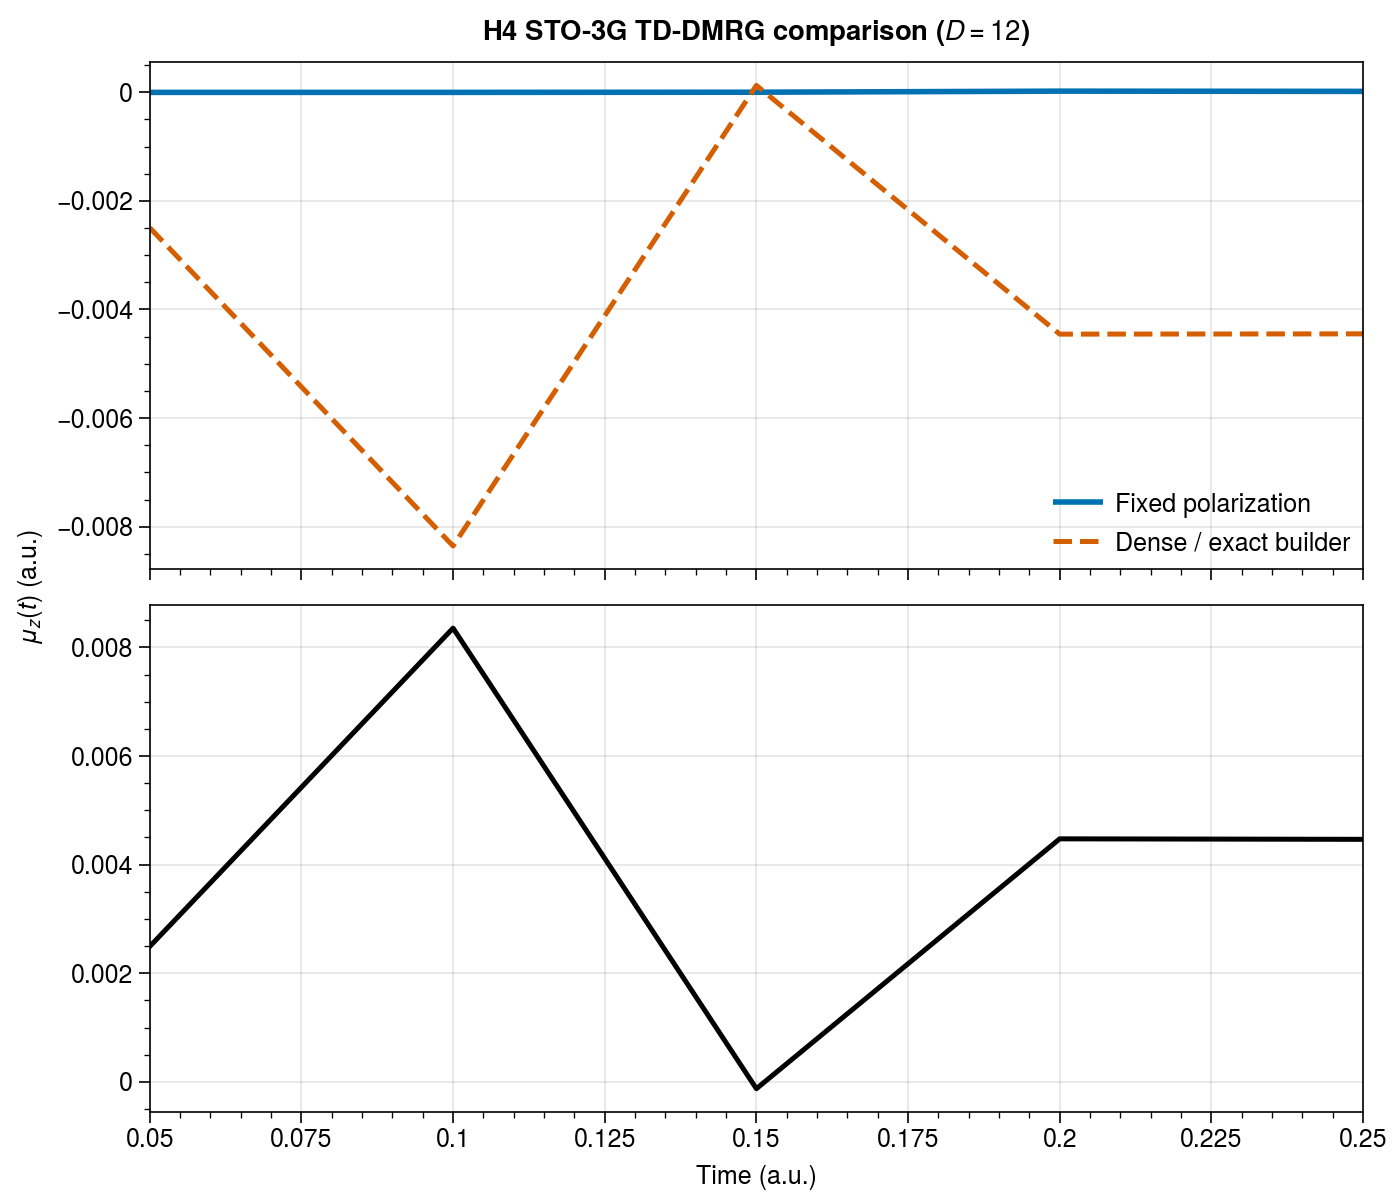

This figure's Python source:
#!/usr/bin/env python3
# -*- coding: utf-8 -*-
"""
Compare H4 TD-DMRG mu_z(t) for the fixed-polarization builder and the
dense/exact-builder reference.
"""

import time
import numpy as np
import ultraplot as uplt
from scipy.linalg import expm

from pyqed.qchem import Molecule, gaussian_pulse
from pyqed.qchem.hf import RHF
from pyqed.qchem.dmrg import TDDMRG
from pyqed.qchem.dmrg.overlap import _unitary_rotation_mpo
from pyqed.mps.tdmps import TDMPS


def main():

    mol = Molecule(
        atom="H 0 0 0; H 0 0 1.6; H 0 0 3.2; H 0 0 4.8",
        unit="bohr",
        basis="sto-3g",
    )
    mol.build(driver="gbasis")
    mf = RHF(mol).run()
    omega = 0.6

    pulse = gaussian_pulse(
        amplitude=2e-3,
        center=0.5,
        width=0.2,
        omega=omega,
        phase=0.0,
        polarization=(0.0, 0.0, 1.0),
    )

    D = 12
    dt = 0.05
    steps = 20

    td = TDDMRG(mf, ncas=4, nelecas=4, D=D, td_bond_dim=D, init_guess="cid").build()
    td.optimize_ground_state(
        nstates=1,
        nsweeps=2,
        symmetry_list=["charge", "sz"],
        compute_s2=False,
    )

    psi0 = td.export_ground_state(dense=True)
    H = td._get_td_hamiltonian()
    mu_z = td.get_interaction_mpo(axis=2)
    interaction = td.get_interaction_mpo()
    spatial_z = td.get_interaction_spatial(axis=2)

    def old_exact_builder(dt, time=0.0, field=None, order=2, scale=0):
        del order, scale
        vec = td._field_vector(time, field)
        if not np.any(vec):
            return None
        h_int = -vec[2] * spatial_z
        orbital_transform = expm(-1j * dt * h_int)
        return _unitary_rotation_mpo(orbital_transform, mpo_bond_dim=td.td_bond_dim)

    fixed_solver = TDMPS(
        H,
        D=D,
        interaction_mpo=interaction,
        field=pulse,
        interaction_propagator_builder=td.build_interaction_unitary_mpo,
    )
    t0 = time.perf_counter()
    fixed_solver.run(psi0.copy(), dt=dt, steps=steps, e_ops=[mu_z], interval=1, field=pulse)
    t1 = time.perf_counter()

    dense_solver = TDMPS(
        H,
        D=D,
        interaction_mpo=interaction,
        field=pulse,
        interaction_propagator_builder=old_exact_builder,
    )
    t2 = time.perf_counter()
    dense_solver.run(psi0.copy(), dt=dt, steps=steps, e_ops=[mu_z], interval=1, field=pulse)
    t3 = time.perf_counter()

    times = np.asarray(fixed_solver.times, dtype=float)
    mu_fixed = np.real(fixed_solver.observables[:, 0])
    mu_dense = np.real(dense_solver.observables[:, 0])
    delta = mu_fixed - mu_dense

    print(f"D = {D}, dt = {dt}, steps = {steps}")
    print(f"fixed-polarization path: {t1 - t0:.3f} s")
    print(f"dense/exact path:        {t3 - t2:.3f} s")
    print(f"max |mu_fixed - mu_dense| = {np.max(np.abs(delta)):.6e} a.u.")

    fig, axes = uplt.subplots(nrows=2, ncols=1, sharex=True, figsize=(7, 6))

    axes[0].plot(times, mu_fixed, lw=2.0, label="Fixed polarization")
    axes[0].plot(times, mu_dense, lw=1.8, ls="--", label="Dense / exact builder")
    axes[0].set_ylabel(r"$\mu_z(t)$ (a.u.)")
    axes[0].legend(loc="best", ncols=1, frame=False)

    axes[1].plot(times, delta, color="black", lw=1.8)
    axes[1].set_xlabel("Time (a.u.)")
    axes[1].set_ylabel(r"$\Delta \mu_z(t)$")

    fig.format(suptitle=rf"H4 STO-3G TD-DMRG comparison ($D={D}$)")



if __name__ == "__main__":
    main()
